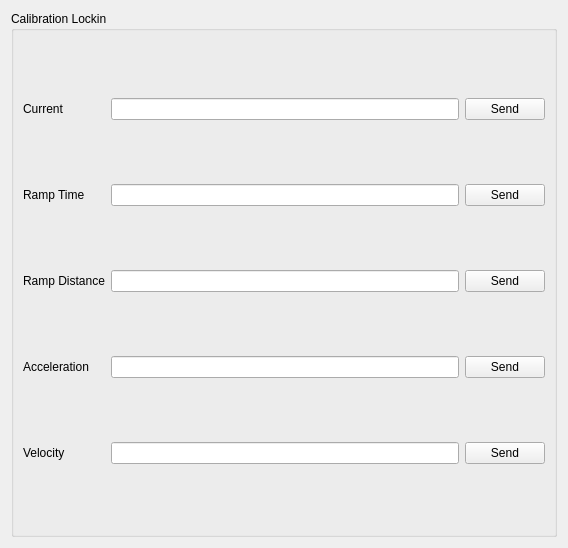
            <widget class="QWidget" name="calibrationLockinScrollAreaWidget">
             <property name="geometry">
              <rect>
               <x>0</x>
               <y>0</y>
               <width>568</width>
               <height>548</height>
              </rect>
             </property>
             <layout class="QGridLayout" name="gridLayout_48">
              <item row="0" column="0">
               <widget class="QGroupBox" name="calibrationLockinBox">
                <property name="title">
                 <string>Calibration Lockin</string>
                </property>
                <layout class="QGridLayout" name="gridLayout_49">
                 <item row="1" column="1">
                  <widget class="QLineEdit" name="rampTimeText"/>
                 </item>
                 <item row="3" column="1">
                  <widget class="QLineEdit" name="accelerationText"/>
                 </item>
                 <item row="2" column="1">
                  <widget class="QLineEdit" name="rampDistanceText"/>
                 </item>
                 <item row="4" column="1">
                  <widget class="QLineEdit" name="velocityText"/>
                 </item>
                 <item row="1" column="2">
                  <widget class="QPushButton" name="rampTimeSend">
                   <property name="text">
                    <string>Send</string>
                   </property>
                  </widget>
                 </item>
                 <item row="0" column="0">
                  <widget class="QLabel" name="current_label">
                   <property name="text">
                    <string>Current</string>
                   </property>
                  </widget>
                 </item>
                 <item row="0" column="2">
                  <widget class="QPushButton" name="currentSend">
                   <property name="text">
                    <string>Send</string>
                   </property>
                  </widget>
                 </item>
                 <item row="2" column="2">
                  <widget class="QPushButton" name="rampDistanceSend">
                   <property name="text">
                    <string>Send</string>
                   </property>
                  </widget>
                 </item>
                 <item row="4" column="2">
                  <widget class="QPushButton" name="velocitySend">
                   <property name="text">
                    <string>Send</string>
                   </property>
                  </widget>
                 </item>
                 <item row="3" column="2">
                  <widget class="QPushButton" name="accelerationSend">
                   <property name="text">
                    <string>Send</string>
                   </property>
                  </widget>
                 </item>
                 <item row="2" column="0">
                  <widget class="QLabel" name="rampDistance_label">
                   <property name="text">
                    <string>Ramp Distance</string>
                   </property>
                  </widget>
                 </item>
                 <item row="4" column="0">
                  <widget class="QLabel" name="velocity_label">
                   <property name="text">
                    <string>Velocity</string>
                   </property>
                  </widget>
                 </item>
                 <item row="1" column="0">
                  <widget class="QLabel" name="rampTime_label">
                   <property name="text">
                    <string>Ramp Time</string>
                   </property>
                  </widget>
                 </item>
                 <item row="3" column="0">
                  <widget class="QLabel" name="acceleration_label">
                   <property name="text">
                    <string>Acceleration</string>
                   </property>
                  </widget>
                 </item>
                 <item row="0" column="1">
                  <widget class="QLineEdit" name="currentText"/>
                 </item>
                </layout>
               </widget>
              </item>
             </layout>
            </widget>
